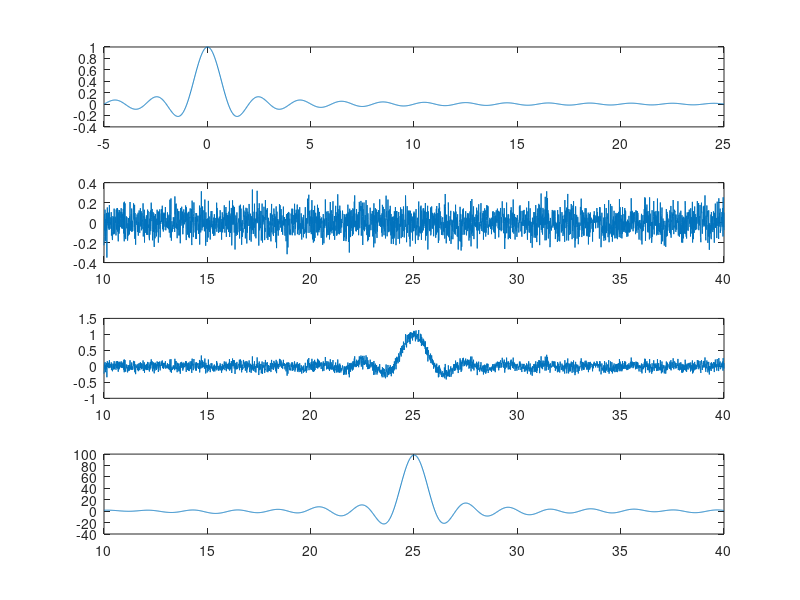
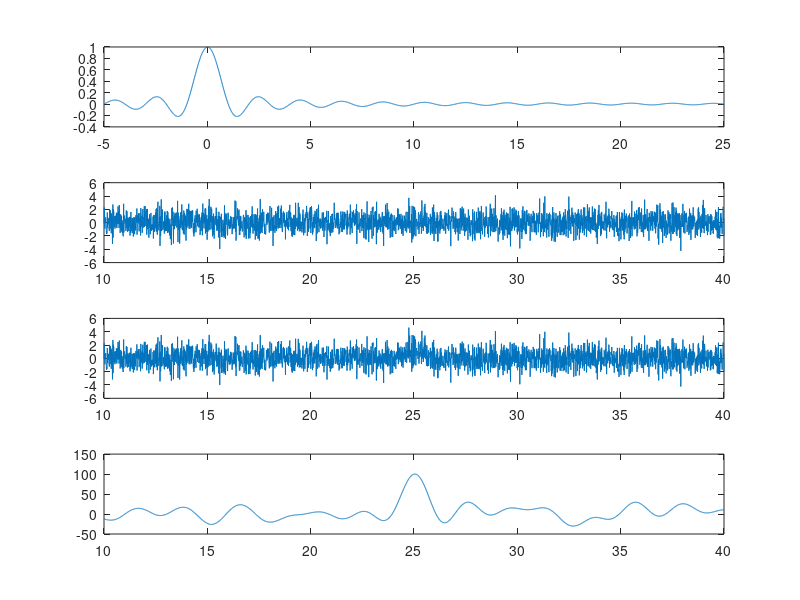

These figures' MATLAB source, in order:
%% Federal University of Rio Grande do Norte
% Digital Signal Processing - Communications Engineering Department (DCO)
% Author: Danilo Pena
% Description: correlation

clear
close all

% Gerando os sinais
n = -20:0.01:100;
n1 = -5:0.01:25; % tempo para o sinal u(t)
n2 = 10:0.01:40; % atraso de u(t) para v(t)

x = sinc(n);

u = x(1500:4500); % Sinc pura, u(t)
r = 0.1.*randn(1,3001); % Ru�do puro, r(t)
v = x(500:3500) + r; % Sinc + ru�do, v(t)

y = conv(u,fliplr(v)); % y(t) = correla��o de u(t) com v(t)

figure(1)
subplot(4,1,1)
plot(n1,u)
subplot(4,1,2)
plot(n2,r)
subplot(4,1,3)
plot(n2,v)
subplot(4,1,4)
plot(n2,y(500:3500))

%% Mesma coisa com maior ru�do

r = 1.2.*randn(1,3001);
v = x(500:3500) + r;

y = conv(u,fliplr(v));

figure(2)
subplot(4,1,1)
plot(n1,u)
subplot(4,1,2)
plot(n2,r)
subplot(4,1,3)
plot(n2,v)
subplot(4,1,4)
plot(n2,y(500:3500))
